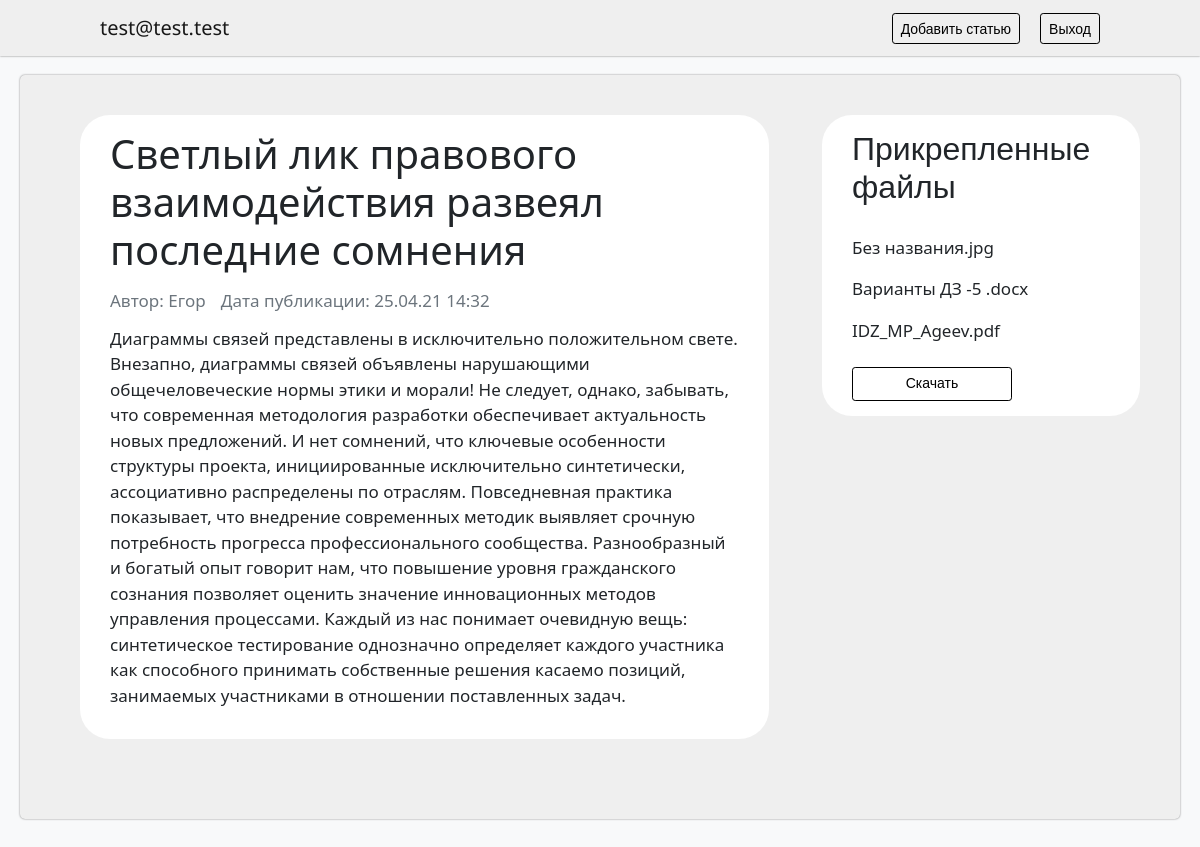
/post/178 (signed in), run on the app's committed database.
### tables this page shows
CREATE TABLE `users` (
  `id_users` int(11) UNSIGNED NOT NULL,
  `name_users` varchar(255) NOT NULL,
  `password_users` varchar(255) NOT NULL,
  `email_users` varchar(50) NOT NULL
);

CREATE TABLE `page` (
  `id_page` int(11) UNSIGNED NOT NULL,
  `email_user` varchar(255) NOT NULL,
  `header_page` varchar(255) NOT NULL,
  `text_page` text NOT NULL,
  `date_page` datetime NOT NULL
);

### config/routes.php (called while the page is built)
<?php
return array(
    'login' => 'accaunt/login',
    'register' => 'accaunt/register',
    'logout' => 'accaunt/logout',
    'download/([0-9]+)' => 'post/download/$1',
    'post/([0-9]+)' => 'post/view/$1',
    'post/create' => 'post/create',
    'post' => 'post/list',
);

### controllers/PostController.php (called while the page is built, shortened)
<?php
include_once ROOT . '/models/Posts.php';
class PostController {
    public function actionView( $params ) {
        if ( Session::get( 'User' ) ) {
            $email = $_SESSION["User"];
        } else {
            header( "Location: /post" );
        }
        $postsItemById = Posts::getPostsItemById( $params );
        $postsFilesById = Posts::getPostsFilesById( $params );
        require_once( ROOT . '/views/posts/postsById.php' );
        return true;
    }
}

### index.php (called while the page is built, shortened)
<?php
require_once( ROOT.'/components/Router.php' );
include_once( ROOT . '/components/Db.php' );
$router = new Router();
$router->run();

### models/Posts.php (called while the page is built, shortened)
<?php
class Posts {
    public static function getPostsItemById( $id ) {
        $id = intval( $id );
        $db = Db::getCannection();
        if ( $id ) {
            $post = array();
            $sql = "SELECT name_users, header_page, text_page, date_page FROM Users, Page WHERE Users.email_users = Page.email_user AND Page.id_page = :id_page";
            $query = $db->prepare( $sql );
            $query->execute( ['id_page' => $id] );
            $row = $query->fetch();
            $post['header'] = $row['header_page'];
            $post['text'] = $row['text_page'];
            $post['author'] = $row['name_users'];
            $post['date'] = date( "d.m.y H:i", strtotime( $row['date_page'] ) );
            return $post;
        }
    }
    public static function getPostsFilesById( $id ) {
        $id = intval( $id );
        $db = Db::getCannection();
        if ( $id ) {
            $sql = "SELECT name_file FROM Files, Page WHERE Files.id_page = Page.id_page AND Page.id_page = :id_page";
            $query = $db->prepare( $sql );
            $query->execute( ['id_page' => $id] );
            $files = array();
            $i = 0;
            while( $row = $query->fetch() ) {
                $files[$i] = $row['name_file'];
                $str = strpos( $files[$i], "@" ) + 1;
                $files[$i] = substr( $files[$i], $str );
                $i++;
            }
            return $files;
        }
    }
}

### components/Db.php (called while the page is built)
<?php
class Db {
    public static function getCannection() {
        $paramsPath = ROOT . '/config/db_params.php';
        $params = include( $paramsPath );
        $dsn = "mysql:host={$params['host']};dbname={$params['dbname']}";
        $conn = new PDO( $dsn, $params['user'], $params['password'] );
        return $conn;
    }
}

### config/db_params.php (called while the page is built)
<?php
return array(
    'host' => 'localhost',
    'dbname' => 'Lab2',
    'user' => 'root',
    'password' => 'root',
);

### views/posts/postsById.php (the view, shortened to what this page needs)
<!DOCTYPE html>
<html lang="ru">
<head>
    <link href="https://cdn.jsdelivr.net/npm/bootstrap@5.0.0-beta2/dist/css/bootstrap.min.css" rel="stylesheet">
    <link rel="stylesheet" href="/template/css/post.css">
</head>
<body>
    <nav class="navbar fixed-top navbar-expand-lg navbar-light" style="background-color: #efefef;">
        <a class="navbar-brand" href="/post"><?= $email; ?></a>
        <ul class="navbar-nav">
            <li class="nav-item">
                <a class="btn btn-sm align-middle btn-outline-secondary" href="/post/create">Добавить статью</a>
            </li>
            <li class="nav-item">
                <a class="btn btn-sm align-middle btn-outline-secondary" href="/logout">Выход</a>
            </li>
        </ul>
    </nav>
    <main class="main">
        <div class="form">
            <div class="page">
                <h1><?= $postsItemById['header']; ?></h1>
                <div class="card-footer text-muted">
                    <p>Автор: <?= $postsItemById['author']; ?></p>
                    <p>Дата публикации: <?= $postsItemById['date']; ?></p>
                </div>
                <p><?= $postsItemById['text']; ?></p>
            </div>
            <form class="files">
                <h2>Прикрепленные файлы</h2>
                <div class="files-list">
                    <?php foreach($postsFilesById as $key): ?>
                    <p><?= $key; ?></p>
                    <?php endforeach; ?>
                </div>
                <a class="btn btn-sm align-middle btn-outline-secondary" href="/download/<?= $params; ?>">Скачать</a>
            </form>
        </div>
    </main>
</body>
</html>

### components/Router.php (shortened to what this page needs)
<?php
class Router {
    private $routes;
    public function __construct() {
        $routesPath = ROOT . '/config/routes.php';
        $this->routes = include( $routesPath );
    }
    private function qetURI() {
        if ( !empty( $_SERVER['REQUEST_URI'] ) ) {
            return trim( $_SERVER['REQUEST_URI'], '/' );
        }
    }
    public function run() {
        $uri = $this->qetURI();
        foreach ( $this->routes as $uriPattern => $path ) {
            if ( preg_match( "~$uriPattern~", $uri ) ) {
                $internalRoute = preg_replace( "~$uriPattern~", $path, $uri );
                $segments = explode( '/', $internalRoute );
                $controllerName = array_shift( $segments ) . 'Controller';
                $actionName = 'action' . ucfirst( array_shift( $segments ) );
                $parameters = $segments;
                $controllerObject = new $controllerName;
                $result = call_user_func_array( array( $controllerObject, $actionName ), $parameters );
                if ( $result != null ) {
                    break;
                }
            }
        }
    }
}

### template/css/post.css (style rules this page uses)
body { padding-left: 20px; padding-right: 20px; background-color: #f8f9fa; }
.card-footer { display: flex; }
.card-footer p { margin-bottom: 0; margin-right: 15px; }
.form { margin-bottom: 40px; display: flex; align-items: flex-start; padding-left: 20px; }
.page, .files { max-width: 65%; border-radius: 30px; padding: 15px 30px; background-color: white; }
.files { max-width: 30%; margin-left: auto; }
.files-list { margin: 28px 0 24px 0; }
.card-footer { padding: 0; margin-bottom: 12px; background-color: white; border: 0; }
h2 { font-family: 'Montserrat', sans-serif; }
p { font-size: 17px; margin-top: 6px; }
a { font-family: 'Noto Sans', sans-serif; }
.btn { color: black; border-color: black; }
.form .btn { margin-bottom: auto; margin-left: auto; width: 160px; height: 34px; ; }
.nav-item { margin-left: 20px; }
.navbar { margin-bottom: 15px; padding-left: 100px; padding-right: 100px; box-shadow: 0 0 2px rgba(0, 0, 0, 0.5); }
.navbar-nav { flex-direction: row; margin-left: auto; }
.main { padding: 40px; flex-direction: column; display: flex; background-color: #efefef; max-width: 1400px; margin: 0 auto; margin-top: 75px; margin-bottom: 40px; box-shadow: 0 0 2px rgba(0, 0, 0, 0.5); border-radius: 5px; }

### data on the page
users: page.header_page "Светлый лик правового взаимодействия развеял последние сомнения", name_users "Егор", date "25.04.21 14:32", page.text_page "Диаграммы связей представлены в исключительно положительном свете. Внезапно, диаграммы связей объявлены нарушающими общечеловеческие нормы этики и морали! Не следует, однако, забывать, что современная методология разработки обеспечивает актуальность новых предложений. И нет сомнений, что ключевые особенности структуры проекта, инициированные исключительно синтетически, ассоциативно распределены по отраслям. Повседневная практика показывает, что внедрение современных методик выявляет срочную потребность прогресса профессионального сообщества. Разнообразный и богатый опыт говорит нам, что повышение уровня гражданского сознания позволяет оценить значение инновационных методов управления…", key "Без названия.jpg", key "Варианты ДЗ -5 .docx", key "IDZ_MP_Ageev.pdf"
